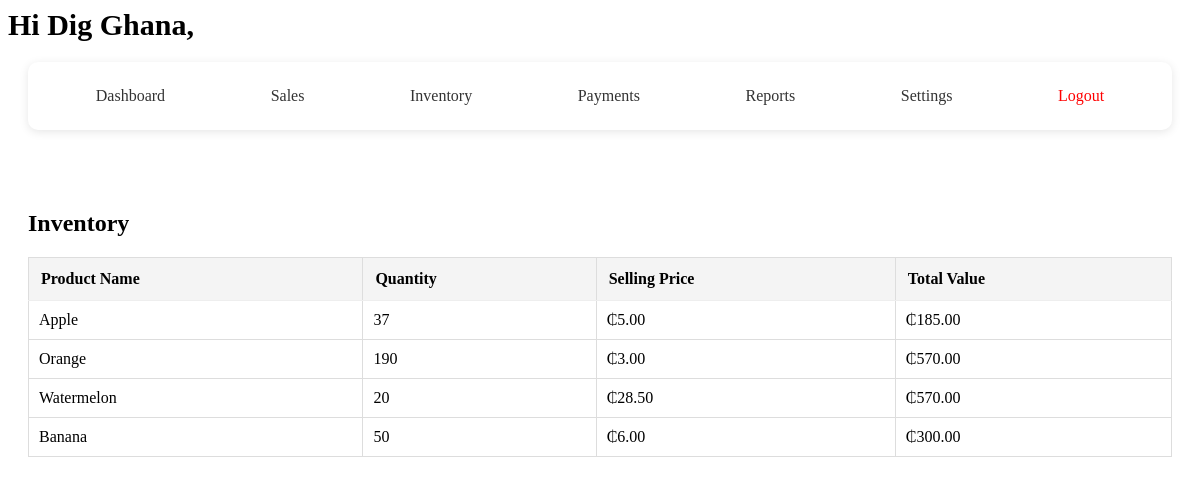
Before: /inventory (signed in) with the older database file.
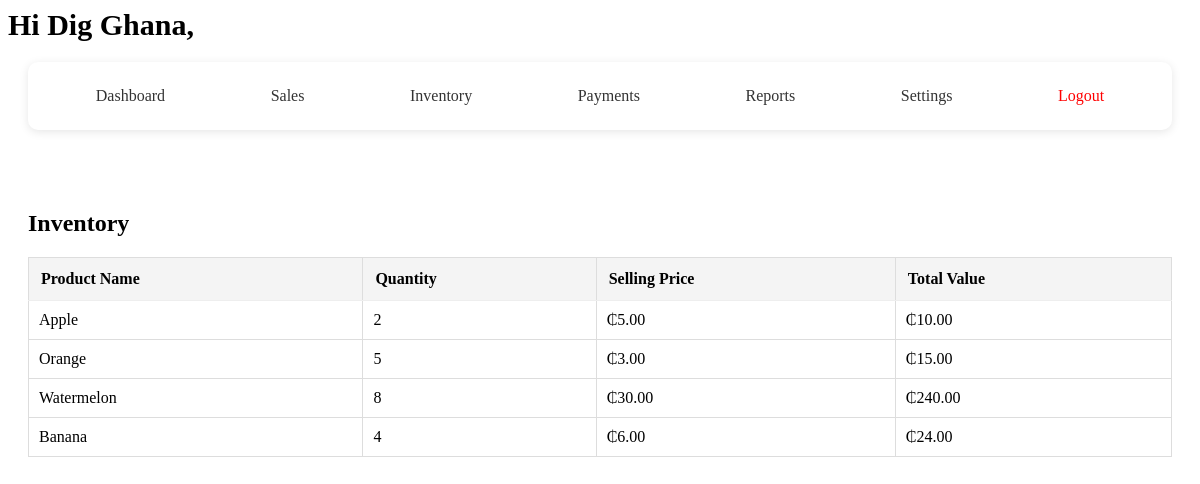
After: the same page with the newer database file.
### models/product.py (models this page shows, shortened)
class Product(db.Model):
    __tablename__ = 'products'
    id = db.Column(db.Integer, primary_key=True)
    name = db.Column(db.String(100), nullable=False, unique=True)  # Added unique constraint
    quantity = db.Column(db.Integer, default=0)
    cost_price = db.Column(db.Float, nullable=False)
    selling_price = db.Column(db.Float, nullable=False)
    profit_margin = db.Column(db.Float)
    min_stock_level = db.Column(db.Integer, default=10)
    created_at = db.Column(db.DateTime, default=datetime.utcnow)  # Renamed from created_at
    updated_at = db.Column(db.DateTime, default=datetime.utcnow, onupdate=datetime.utcnow)
    price = db.Column(db.Float)
    user_id = db.Column(db.Integer, db.ForeignKey('users.id'), nullable=False)
    sales = db.relationship('Sale', backref='product', lazy=True, cascade='all, delete-orphan')
    payments = db.relationship('Payment', backref='product', lazy=True)
    costs = db.relationship('ProductCost', backref='product', lazy=True)
    class ProductCost(db.Model):
        __tablename__ = 'product_costs'
        id = db.Column(db.Integer, primary_key=True)
        product_id = db.Column(db.Integer, db.ForeignKey('products.id'), nullable=False)
        cost_type = db.Column(db.String(50), nullable=False)  # e.g., 'purchase', 'transport', 'storage'
        amount = db.Column(db.Float, nullable=False)
        description = db.Column(db.String(200))
        date = db.Column(db.DateTime, default=datetime.utcnow)
        user_id = db.Column(db.Integer, db.ForeignKey('users.id'), nullable=False)

### app.py (the view)
@app.route('/inventory')
@login_required
def inventory():
    page = request.args.get('page', 1, type=int)
    per_page = 10
    products_query = Product.query.filter_by(user_id=current_user.id)
    pagination = products_query.paginate(page=page, per_page=per_page, error_out=False)
    return render_template(
        'inventory.html',
        products=pagination.items,
        pagination=pagination
    )

### app.py (called while the page is built)
@app.before_request
def load_user():
    if 'user_id' in session:
        g.user = db.session.get(User, session['user_id'])

@login_manager.user_loader
def load_user(user_id):
    return User.query.get(int(user_id))  # assuming you're using SQLAlchemy and User has an id

@app.template_filter('currency')
def currency_format(value):
    return f"₵{float(value):,.2f}"

@app.context_processor
def inject_user():
    return dict(current_user=current_user)

### templates/inventory.html (shortened to what this page needs)
<!DOCTYPE html>
<html lang="en">
<head>
  <link rel="stylesheet" href="{{ url_for('static', filename='css/inventory.css') }}">
</head>
<body>
  <span style="font-weight: bold; font-size: 30px; text-align: center;">
                    {% if current_user.is_authenticated and current_user.business_name %}
                                   Hi {{ current_user.business_name }},
                    {% else %}
                        AKONTABU
                    {% endif %}
  </span>
  <div class="inventory-container">
    <div class="nav-bar">
      <div class="nav-links">
        <a href="{{ url_for('dashboard') }}" class="nav-link">Dashboard</a>
        <a href="{{ url_for('sales') }}" class="nav-link">Sales</a>
        <a href="{{ url_for('inventory') }}" class="nav-link">Inventory</a>
        <a href="{{ url_for('payments') }}" class="nav-link">Payments</a>
        <a href="{{ url_for('reports') }}" class="nav-link">Reports</a>
        <a href="{{ url_for('settings') }}" class="nav-link">Settings</a>
        <a href="{{ url_for('logout') }}" class="nav-link" style="color:red;">Logout</a>
      </div>
    </div>
  </div>
  <div class="Inventory-grid">
    <h2>Inventory</h2>
    <table class="inventory-table">
      <thead>
        <tr>
          <th>Product Name</th>
          <th>Quantity</th>
          <th>Selling Price</th>
          <th>Total Value</th>
        </tr>
      </thead>
      <tbody>
        {% if products %}
          {% for product in products %}
            <tr>
              <td>{{ product.name }}</td>
              <td>{{ product.quantity }}</td>
              <td>{{ product.selling_price | currency }}</td>
              <td>{{ (product.quantity * product.selling_price) | currency }}</td>
            </tr>
          {% endfor %}
        {% else %}
          <tr><td colspan="5" style="text-align: center; color: #888;">No products available.</td></tr>
        {% endif %}
      </tbody>
    </table>
</body>
</html>

Changed rows visible on the page:
changed Product "Apple": quantity "37" → "2"; (product.quantity*product.selling_price)|currency "₵185.00" → "₵10.00"
changed Product "Orange": quantity "190" → "5"; (product.quantity*product.selling_price)|currency "₵570.00" → "₵15.00"
changed Product "Watermelon": quantity "20" → "8"; selling_price "₵28.50" → "₵30.00"; (product.quantity*product.selling_price)|currency "₵570.00" → "₵240.00"
changed Product "Banana": quantity "50" → "4"; (product.quantity*product.selling_price)|currency "₵300.00" → "₵24.00"
